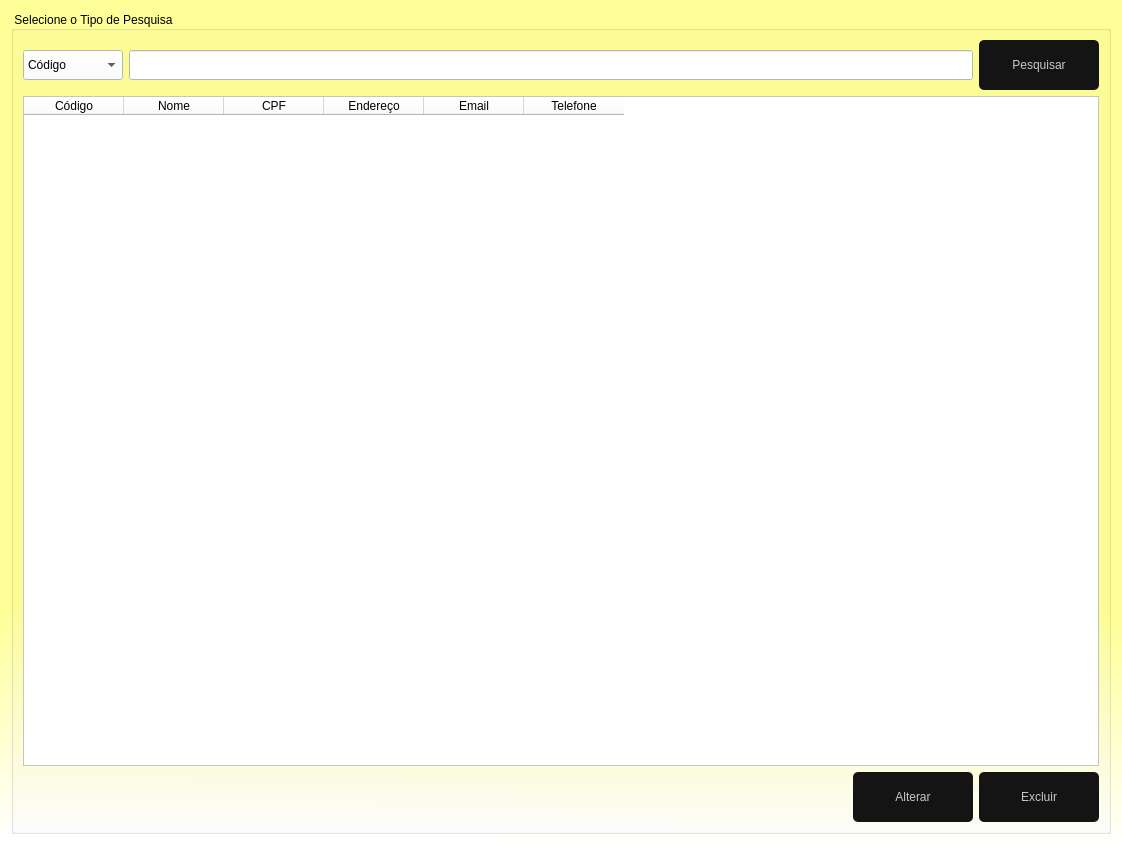
<?xml version="1.0" encoding="UTF-8"?>
<ui version="4.0">
 <class>frmPesqCliente</class>
 <widget class="QDialog" name="frmPesqCliente">
  <property name="geometry">
   <rect>
    <x>0</x>
    <y>0</y>
    <width>1122</width>
    <height>845</height>
   </rect>
  </property>
  <property name="windowTitle">
   <string>Lista de Cliente</string>
  </property>
  <property name="styleSheet">
   <string notr="true">background-color: qlineargradient(spread:pad, x1:0.508, y1:0.727, x2:0.505, y2:1, stop:0 rgba(255, 255, 153, 255), stop:1 rgba(255, 255, 255, 255))</string>
  </property>
  <layout class="QGridLayout" name="gridLayout_2">
   <item row="0" column="0">
    <widget class="QGroupBox" name="groupBox">
     <property name="styleSheet">
      <string notr="true">font: 87 10pt &quot;Arial&quot;;</string>
     </property>
     <property name="title">
      <string>Selecione o Tipo de Pesquisa</string>
     </property>
     <layout class="QGridLayout" name="gridLayout">
      <item row="0" column="0">
       <widget class="QComboBox" name="cbPesquisa">
        <property name="minimumSize">
         <size>
          <width>100</width>
          <height>30</height>
         </size>
        </property>
        <property name="styleSheet">
         <string notr="true">font: 87 10pt &quot;Arial&quot;;
background-color: rgb(255, 255, 255);
</string>
        </property>
        <item>
         <property name="text">
          <string>Código</string>
         </property>
        </item>
        <item>
         <property name="text">
          <string>Nome</string>
         </property>
        </item>
        <item>
         <property name="text">
          <string>CPF</string>
         </property>
        </item>
       </widget>
      </item>
      <item row="0" column="1">
       <widget class="QLineEdit" name="edtPesquisa">
        <property name="minimumSize">
         <size>
          <width>0</width>
          <height>30</height>
         </size>
        </property>
        <property name="styleSheet">
         <string notr="true">background-color: rgb(255, 255, 255);</string>
        </property>
       </widget>
      </item>
      <item row="0" column="2">
       <widget class="QPushButton" name="btnPesquisa">
        <property name="minimumSize">
         <size>
          <width>120</width>
          <height>50</height>
         </size>
        </property>
        <property name="maximumSize">
         <size>
          <width>120</width>
          <height>50</height>
         </size>
        </property>
        <property name="cursor">
         <cursorShape>PointingHandCursor</cursorShape>
        </property>
        <property name="styleSheet">
         <string notr="true">QPushButton{
border-radius: 5px;
background-color: rgb(20,20,20);
color:rgb(200,200,200);
font: 87 12pt &quot;Arial&quot;;
}

QPushButton:hover{ 
background-color:rgb(0, 0, 0);
color: rbg(200,200,200)
}

QPushButton:pressed{
background-color:rgb(0,0,30);
color:rbg(200,200,200)
}

</string>
        </property>
        <property name="text">
         <string>Pesquisar</string>
        </property>
        <property name="icon">
         <iconset>
          <normaloff>../../Imagens/Pesquisar.png</normaloff>../../Imagens/Pesquisar.png</iconset>
        </property>
        <property name="iconSize">
         <size>
          <width>30</width>
          <height>30</height>
         </size>
        </property>
       </widget>
      </item>
      <item row="1" column="0" colspan="3">
       <widget class="QTableWidget" name="gridCliente">
        <property name="styleSheet">
         <string notr="true">font: 87 10pt &quot;Arial&quot;;
background-color: rgb(255, 255, 255);</string>
        </property>
        <column>
         <property name="text">
          <string>Código</string>
         </property>
         <property name="textAlignment">
          <set>AlignCenter</set>
         </property>
        </column>
        <column>
         <property name="text">
          <string>Nome</string>
         </property>
         <property name="textAlignment">
          <set>AlignCenter</set>
         </property>
        </column>
        <column>
         <property name="text">
          <string>CPF</string>
         </property>
         <property name="textAlignment">
          <set>AlignCenter</set>
         </property>
        </column>
        <column>
         <property name="text">
          <string>Endereço</string>
         </property>
         <property name="textAlignment">
          <set>AlignCenter</set>
         </property>
        </column>
        <column>
         <property name="text">
          <string>Email</string>
         </property>
         <property name="textAlignment">
          <set>AlignCenter</set>
         </property>
        </column>
        <column>
         <property name="text">
          <string>Telefone</string>
         </property>
         <property name="textAlignment">
          <set>AlignCenter</set>
         </property>
        </column>
       </widget>
      </item>
      <item row="2" column="1" alignment="Qt::AlignRight">
       <widget class="QPushButton" name="btnAlterar">
        <property name="minimumSize">
         <size>
          <width>120</width>
          <height>50</height>
         </size>
        </property>
        <property name="maximumSize">
         <size>
          <width>120</width>
          <height>50</height>
         </size>
        </property>
        <property name="styleSheet">
         <string notr="true">QPushButton{
border-radius: 5px;
background-color: rgb(20,20,20);
color:rgb(200,200,200);
font: 87 12pt &quot;Arial&quot;;
}

QPushButton:hover{ 
background-color:rgb(0, 0, 0);
color: rbg(200,200,200)
}

QPushButton:pressed{
background-color:rgb(0,0,30);
color:rbg(200,200,200)
}

</string>
        </property>
        <property name="text">
         <string>Alterar</string>
        </property>
        <property name="icon">
         <iconset>
          <normaloff>../../Imagens/Alterar.png</normaloff>../../Imagens/Alterar.png</iconset>
        </property>
        <property name="iconSize">
         <size>
          <width>35</width>
          <height>35</height>
         </size>
        </property>
       </widget>
      </item>
      <item row="2" column="2" alignment="Qt::AlignRight">
       <widget class="QPushButton" name="btnExcluir">
        <property name="minimumSize">
         <size>
          <width>120</width>
          <height>50</height>
         </size>
        </property>
        <property name="maximumSize">
         <size>
          <width>120</width>
          <height>50</height>
         </size>
        </property>
        <property name="styleSheet">
         <string notr="true">QPushButton{
border-radius: 5px;
background-color: rgb(20,20,20);
color:rgb(200,200,200);
font: 87 12pt &quot;Arial&quot;;
}

QPushButton:hover{ 
background-color:rgb(0, 0, 0);
color: rbg(200,200,200)
}

QPushButton:pressed{
background-color:rgb(0,0,30);
color:rbg(200,200,200)
}

</string>
        </property>
        <property name="text">
         <string>Excluir</string>
        </property>
        <property name="icon">
         <iconset>
          <normaloff>../../Imagens/lixeira.png</normaloff>../../Imagens/lixeira.png</iconset>
        </property>
        <property name="iconSize">
         <size>
          <width>30</width>
          <height>30</height>
         </size>
        </property>
       </widget>
      </item>
     </layout>
    </widget>
   </item>
  </layout>
 </widget>
 <resources/>
 <connections/>
</ui>
